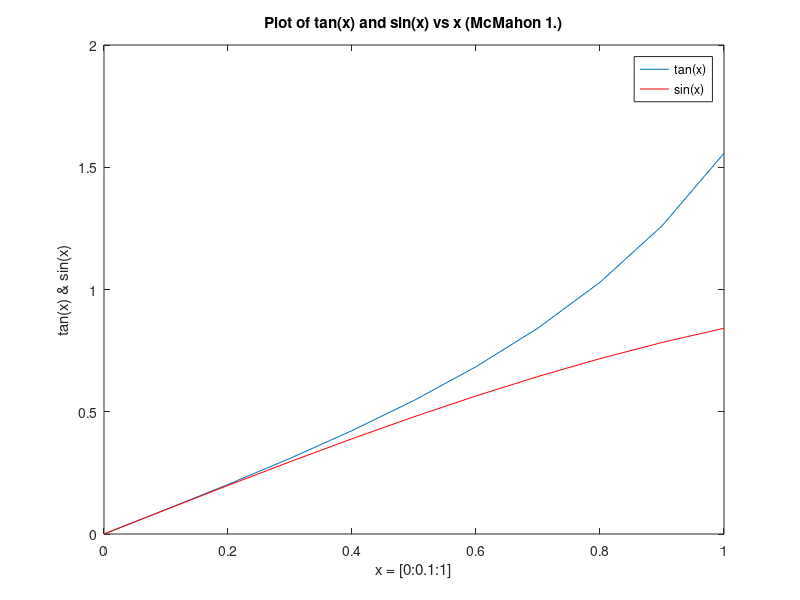
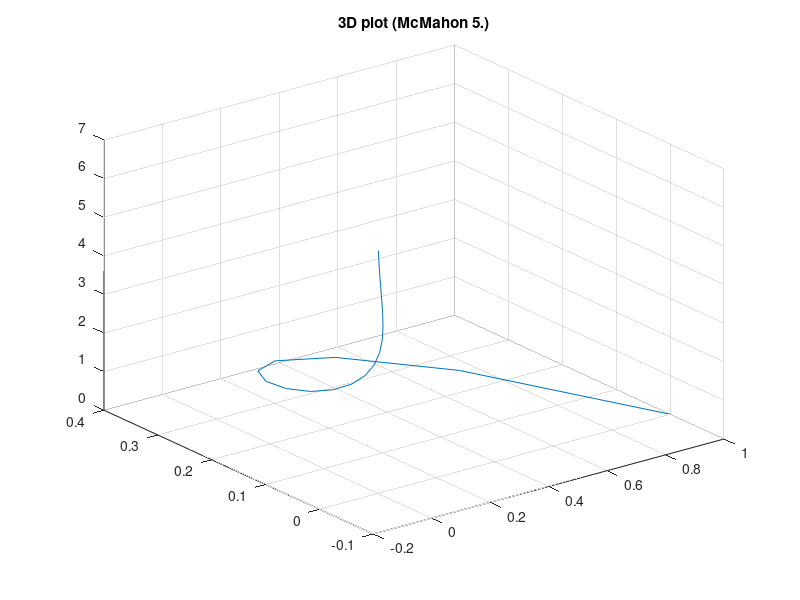
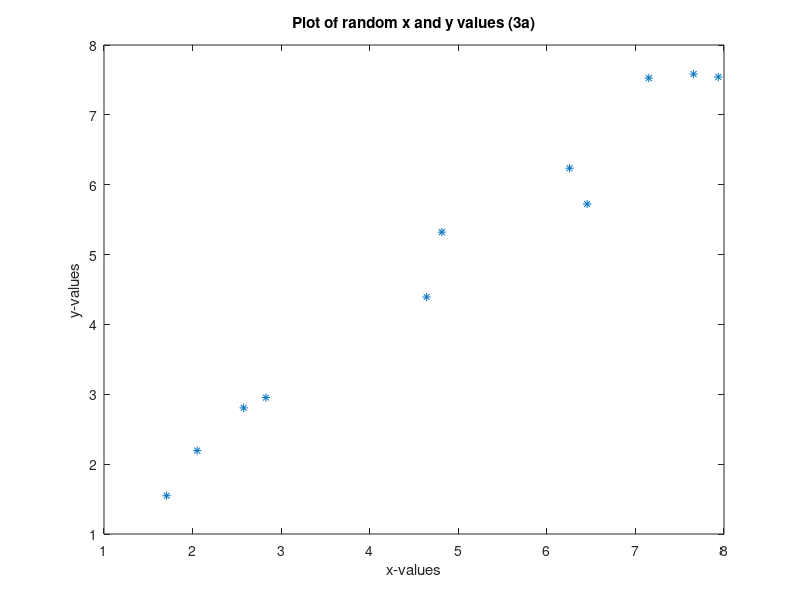
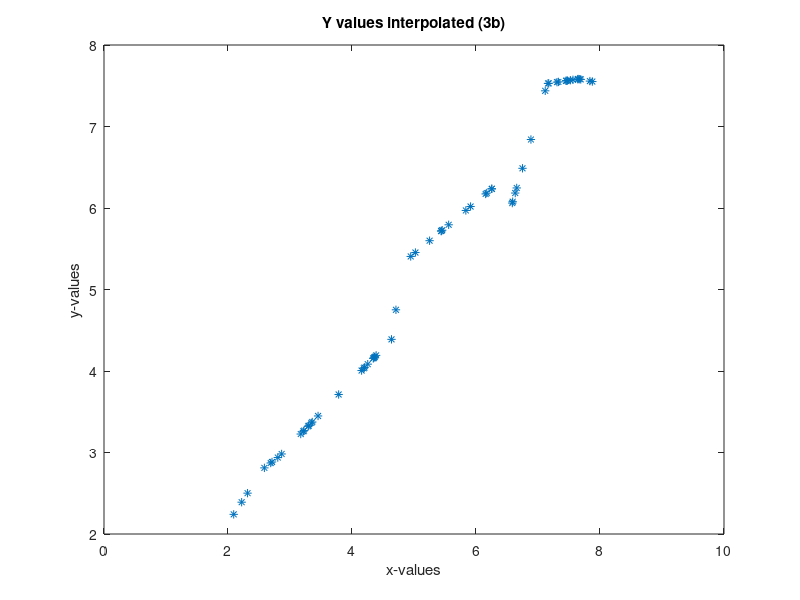

Here is the MATLAB script that generated these plots, in order: (Note: this script raises an error after producing the figures.)
%Exercise set 2 Geov219

%% 1. McMahon Chapter 2

%1.
A=[-1 7 3 2];
a=sum(A.*A);        % sum of array multiplication
MagA = sqrt(a)      %Magnitude of A

%%%%%%%%%%%%%%%%%%%%%%%%%%%%%%%%%%%%%%%%%%%%%%%%%%%%%%%%%%%%%%%%%%%%%%%%%

%2.
A2=[-1+i 7i 3 -2-2i];   % Complex #
At=conj(A2);            % Complex conjugate of A2
a2=sum(At.*A2);
MagA2 = sqrt(a2)

%%%%%%%%%%%%%%%%%%%%%%%%%%%%%%%%%%%%%%%%%%%%%%%%%%%%%%%%%%%%%%%%%%%%%%%%

%3.
v1=[1 2 3];             %Row vector
v2=[1; 2; 3]            %Column vector

%%%%%%%%%%%%%%%%%%%%%%%%%%%%%%%%%%%%%%%%%%%%%%%%%%%%%%%%%%%%%%%%%%%%%%%%

%4.
clear all

A=[1;2;3];
B=[4;5;6];
Ans=A.*B

%%%%%%%%%%%%%%%%%%%%%%%%%%%%%%%%%%%%%%%%%%%%%%%%%%%%%%%%%%%%%%%%%%%%%%%%

%5. Making an identity matrix 5x5
eye(5);

%%%%%%%%%%%%%%%%%%%%%%%%%%%%%%%%%%%%%%%%%%%%%%%%%%%%%%%%%%%%%%%%%%%%%%%%

%6. 
clear all

A=[8 7 11; 6 5 -1; 0 2 -8];
B=[2 1 2; -1 6 4; 2 2 2];

'Array product of A and B ='
A.*B

'Matrix product of A and B ='
A*B

%%%%%%%%%%%%%%%%%%%%%%%%%%%%%%%%%%%%%%%%%%%%%%%%%%%%%%%%%%%%%%%%%%%%%%%%

%7.
clear all

A=[1 2 3; 4 5 6; 7 8 9];
B=[A(3,:);A(3,:);A(2,:)];

%%%%%%%%%%%%%%%%%%%%%%%%%%%%%%%%%%%%%%%%%%%%%%%%%%%%%%%%%%%%%%%%%%%%%%%

%8.
clear all
a=[1 2 3; -4 1 2; 9 -8 -1]; 
b=[12;13;-1];               
c=a\b;      %solution
det(a);     %determinant

%%%%%%%%%%%%%%%%%%%%%%%%%%%%%%%%%%%%%%%%%%%%%%%%%%%%%%%%%%%%%%%%%%%%%%%

%9.
clear all
a=[1 2 3; -4 1 2; 0 9 -8];
b=[1;2;3];
c=a\b;         %Solution

%%%%%%%%%%%%%%%%%%%%%%%%%%%%%%%%%%%%%%%%%%%%%%%%%%%%%%%%%%%%%%%%%%%%%%%

%10.
clear all
a=[1 7 -9; 2 -1 4; 1 1 -7];
b=[12;16;16];
[L, U] = lu(a);
c=U\(L\b);      %Solution, using LU decomposition

%%%%%%%%%%%%%%%%%%%%%%%%%%%%%%%%%%%%%%%%%%%%%%%%%%%%%%%%%%%%%%%%%%%%%%%

%% 2. McMahon Chapter 3

%1.
%INPUT
x=[0:0.1:1];

%COMP
y=tan(x);

%OUTPUT
figure(21)
plot(x,y)
ylabel('tan(x) & sin(x)')
xlabel('x = [0:0.1:1]')
title('Plot of tan(x) and sin(x) vs x (McMahon 1.)')
hold on

%%%%%%%%%%%%%%%%%%%%%%%%%%%%%%%%%%%%%%%%%%%%%%%%%%%%%%%%%%%%%%%%%%%%%%%%%

%2.
%COMP
z=sin(x);

%OUTPUT
plot(x,z,'r')
legend('tan(x)','sin(x)')
hold off

%%%%%%%%%%%%%%%%%%%%%%%%%%%%%%%%%%%%%%%%%%%%%%%%%%%%%%%%%%%%%%%%%%%%%%%%%

%3.
x=[-pi:0.2:pi];
x2=linspace(-pi,pi,100);
x3=linspace(-pi,pi,50);

%%%%%%%%%%%%%%%%%%%%%%%%%%%%%%%%%%%%%%%%%%%%%%%%%%%%%%%%%%%%%%%%%%%%%%%%%

%4.
clear all
x=[-3:0.1:2];
y=[-5:0.1:5];
[xx yy]= meshgrid(x,y);

x2=[-5:0.2:5];
y2=[-5:0.2:5];

[xx2 yy2]=meshgrid(x2,y2);

%%%%%%%%%%%%%%%%%%%%%%%%%%%%%%%%%%%%%%%%%%%%%%%%%%%%%%%%%%%%%%%%%%%%%%%%%
%5.
clear all
t=[0:pi/10:2*pi];
x=exp(-t).*cos(t);
y=exp(-t).*sin(t);
z=t;

figure(22)
plot3(x,y,z)
grid on
title('3D plot (McMahon 5.)')

%%%%%%%%%%%%%%%%%%%%%%%%%%%%%%%%%%%%%%%%%%%%%%%%%%%%%%%%%%%%%%%%%%%%%%%%%

%% 3. 1D interpolation
clear all 

%a)
%INPUT
x=rand(1,11)*10;

%%%%%%%%%%%%%%%%%%%%%%%%%%%%%%%%%%%%%%%%%%%%%%%%%%%%%%%%%%%%%%%%%%%%%%%%

%COMP
z=rand(1,11)+(rand(1,11)-1);
y=x+z;

%%%%%%%%%%%%%%%%%%%%%%%%%%%%%%%%%%%%%%%%%%%%%%%%%%%%%%%%%%%%%%%%%%%%%%%%

%OUTPUT
figure(31)
plot(x,y,'*')
xlabel('x-values')
ylabel('y-values')
title('Plot of random x and y values (3a)')

%%%%%%%%%%%%%%%%%%%%%%%%%%%%%%%%%%%%%%%%%%%%%%%%%%%%%%%%%%%%%%%%%%%%%%%%

%% 3b)  Interp1 interpolation

%INPUT
a=rand(1,101)*10;
b=interp1(x,y,a);       %interp1(X,Y,X1); interpolates to find Y1

%%%%%%%%%%%%%%%%%%%%%%%%%%%%%%%%%%%%%%%%%%%%%%%%%%%%%%%%%%%%%%%%%%%%%%%%

%OUTPUT
figure(32)
plot(a,b,'*')
xlabel('x-values')
ylabel('y-values')
title('Y values interpolated (3b)')

%%%%%%%%%%%%%%%%%%%%%%%%%%%%%%%%%%%%%%%%%%%%%%%%%%%%%%%%%%%%%%%%%%%%%%%%

%% 3c)  Spline interpolation

%INPUT
b2=spline(x,y,a);       %interp1(X,Y,X1); interpolates to find Y1

%%%%%%%%%%%%%%%%%%%%%%%%%%%%%%%%%%%%%%%%%%%%%%%%%%%%%%%%%%%%%%%%%%%%%%%%

%OUTPUT
figure(33)
plot(a,b2,'*')
xlabel('x-values')
ylabel('y-values')
title('Y values interpolated (3c)')

%%%%%%%%%%%%%%%%%%%%%%%%%%%%%%%%%%%%%%%%%%%%%%%%%%%%%%%%%%%%%%%%%%%%%%%%%

%% 3d)
%Assuming that the spline interpolated (b2) results are correct:

%COMP
Abs_err = abs(b2-b);
Rel_err= (abs(b2-b))./(abs(b2));

%%%%%%%%%%%%%%%%%%%%%%%%%%%%%%%%%%%%%%%%%%%%%%%%%%%%%%%%%%%%%%%%%%%%%%%%%

%% 3e) 

%OUTPUT
figure(34)
subplot(2,2,1)
plot(a,b,'*')
xlabel('x-values')
ylabel('y-values')
title('Y values interpolated with interp1 (3e)')

subplot(2,2,2)
plot(a,b2,'*')
xlabel('x-values')
ylabel('y-values')
title('Y values interpolated with spline interpolation')

subplot(2,2,3)
plot(a,Abs_err,'*')
xlabel('x-values')
ylabel('y-values')
title('Absolute error')

subplot(2,2,4)
plot(a,Rel_err,'*')
xlabel('x-values')
ylabel('y-values')
title('Relative error')

%%%%%%%%%%%%%%%%%%%%%%%%%%%%%%%%%%%%%%%%%%%%%%%%%%%%%%%%%%%%%%%%%%%%%%%%%

%% 4. 1D Derivatives
%a)

%INPUT
x=linspace(0,pi,11);
f=sin(x);
N=length(x);

%%%%%%%%%%%%%%%%%%%%%%%%%%%%%%%%%%%%%%%%%%%%%%%%%%%%%%%%%%%%%%%%%%%%%%%%%

%COMP 4a)

for n=1:N-1
    num_der(n)= (f(n+1)-f(n))/(x(n+1)-x(n));
end

%%%%%%%%%%%%%%%%%%%%%%%%%%%%%%%%%%%%%%%%%%%%%%%%%%%%%%%%%%%%%%%%%%%%%%%%

% COMP 4b)
%f(x) = sin(x)
%f'(x) = cos(x)

f_der=cos(x);

%%%%%%%%%%%%%%%%%%%%%%%%%%%%%%%%%%%%%%%%%%%%%%%%%%%%%%%%%%%%%%%%%%%%%%%%

%OUTPUT 4a & 4b

figure(41)
plot(x,f,x(1:10),num_der,x,f_der)
legend('f(x)=sin(x)','Numerical derivative of f(x)','Analytical derivative of f(x)')
xlabel('x-values')
title('f(x) and its numerical and analytical derivative for 11 equidistant points (4a/b)')

%%%%%%%%%%%%%%%%%%%%%%%%%%%%%%%%%%%%%%%%%%%%%%%%%%%%%%%%%%%%%%%%%%%%%%%%%

%% 4c)

%INPUT
x2=linspace(0,pi,101);
f2=sin(x2);
N2=length(x2);

%%%%%%%%%%%%%%%%%%%%%%%%%%%%%%%%%%%%%%%%%%%%%%%%%%%%%%%%%%%%%%%%%%%%%%%%%

%COMP
%Numerical derivative
for n=1:N2-1
    num_der2(n)= (f2(n+1)-f2(n))/(x2(n+1)-x2(n));
end

% Analytical derivative
%f2(x) = sin(x2)
%f2'(x) = cos(x2)

f_der2=cos(x2);

%%%%%%%%%%%%%%%%%%%%%%%%%%%%%%%%%%%%%%%%%%%%%%%%%%%%%%%%%%%%%%%%%%%%%%%%%

%OUTPUT

figure(42)
plot(x2,f2,x2(1:100),num_der2,x2,f_der2)
legend('f(x)=sin(x)','Numerical derivative of f(x)','Analytical derivative of f(x)')
xlabel('x-values')
title('f(x) and its numerical and analytical derivative for 101 equidistant points (4c)')

%%%%%%%%%%%%%%%%%%%%%%%%%%%%%%%%%%%%%%%%%%%%%%%%%%%%%%%%%%%%%%%%%%%%%%%%%

%% 4d) Assuming the analytical derivative is correct:

%COMP
abs_err_4c=abs(f_der2(1:100)-num_der2);
rel_err_4c=abs((f_der2(1:100)-num_der2)./(f_der2(1:100)));

%%%%%%%%%%%%%%%%%%%%%%%%%%%%%%%%%%%%%%%%%%%%%%%%%%%%%%%%%%%%%%%%%%%%%%%%%

%OUTPUT
figure(43)
subplot(2,2,1)
plot(x2(1:100),num_der2)
title('Numerical derivative for f(x) at 101 equidistant points (4d)')
xlabel('x-values')
ylabel('Num derivative of f(x)')

subplot(2,2,2)
plot(x2,f_der2)
title('Analytical derivative for f(x) at 101 equidistant points')
xlabel('x-values')
ylabel('Analytical derivative of f(x)')

subplot(2,2,3)
plot(x2(1:100),abs_err_4c)
xlabel('x-values')
ylabel('y-values')
title('Absolute error')

subplot(2,2,4)
plot(x2(1:100),rel_err_4c)
xlabel('x-values')
ylabel('y-values')
title('Relative error')

%%%%%%%%%%%%%%%%%%%%%%%%%%%%%%%%%%%%%%%%%%%%%%%%%%%%%%%%%%%%%%%%%%%%%%%%

%% 4e)

%INPUT
x=linspace(0,pi,101);
h=pi/101;

%%%%%%%%%%%%%%%%%%%%%%%%%%%%%%%%%%%%%%%%%%%%%%%%%%%%%%%%%%%%%%%%%%%%%%%%

%COMP
f=sin(x);
f_der=diff(f)/h;

%%%%%%%%%%%%%%%%%%%%%%%%%%%%%%%%%%%%%%%%%%%%%%%%%%%%%%%%%%%%%%%%%%%%%%%%

%OUTPUT
figure(44)
plot(x(1:100),f_der,x,f,x,f_der2) %x(1:100) = forward differentiation
title('Matlabs numerical derivative (diff) of sin(x)')
xlabel('x = 0:pi')
ylabel('Derivative of sin(x)')
legend('Numerical derivative of f(x), using diff','f(x)','Analytical derivative of f(x)')

%%%%%%%%%%%%%%%%%%%%%%%%%%%%%%%%%%%%%%%%%%%%%%%%%%%%%%%%%%%%%%%%%%%%%%%%

% Matlabs diff command gives a very similar result as the numerical 
% derivative with 101 points. The diff command and the nummerical 
% derivative with 101 points is both quite similar to the analytical
% derivative, and give a good approximation. The derivative
% using only 11 points is not as precise as the two others and gives a 
% poorer approximation.

%%%%%%%%%%%%%%%%%%%%%%%%%%%%%%%%%%%%%%%%%%%%%%%%%%%%%%%%%%%%%%%%%%%%%%%%

%% 6. 2D interpolation

% 6a) On paper

% 6b) On paper

%%%%%%%%%%%%%%%%%%%%%%%%%%%%%%%%%%%%%%%%%%%%%%%%%%%%%%%%%%%%%%%%%%%%%%%

%% 6c) 

%INPUT
x1=4;
x2=20;
y1=5;
y2=2;
x=5;
y=10;
x0=2;
y0=5;

%%%%%%%%%%%%%%%%%%%%%%%%%%%%%%%%%%%%%%%%%%%%%%%%%%%%%%%%%%%%%%%%%%%%%%%%

%COMP
%Calculating the 4 points to interpolate between
v_11= x1 + exp(-(((x1-x0).^2)+(y1-y0).^2)); % 1. point v_11(x1,y1)
v_21= x2 + exp(-(((x2-x0).^2)+(y1-y0).^2)); % 2. point v_21(x2,y1)
v_12= x1 + exp(-(((x1-x0).^2)+(y2-y0).^2)); % 3. point v_12(x1,y2)
v_22= x2 + exp(-(((x2-x0).^2)+(y2-y0).^2)); % 4. point v_22(x2,y2)

%Calculating the interpolation, part by part
term1= 1/((y2-y1)*(x2-x1));

term_v11=v_11.*(x2-x).*(y2-y);
term_v21=v_21.*(x-x1).*(y2-y);
term_v12=v_12.*(x2-x).*(y-y1);
term_v22=v_22.*(x-x1).*(y-y1);

%%%%%%%%%%%%%%%%%%%%%%%%%%%%%%%%%%%%%%%%%%%%%%%%%%%%%%%%%%%%%%%%%%%%%%%%

%OUTPUT
%Interpolated velocity
v_P= term1*(term_v11 + term_v21 + term_v12 + term_v22)

%%%%%%%%%%%%%%%%%%%%%%%%%%%%%%%%%%%%%%%%%%%%%%%%%%%%%%%%%%%%%%%%%%%%%%%%

%% 6d)

%INPUT
load marmousi.txt

%Defining x and z coordinates in meter
dx=24;
x=(0:dx:9192); %m
z=(0:dx:2904); 

% x and z for interpolated model
dx2=12;
x2=(0:dx2:9192); 
z2=(0:dx2:2904); 

%Defining meshgrids
[X,Z]=meshgrid(x,z);        %Original model
[X2,Z2]=meshgrid(x2,z2);    %Interpolated model

%Reshaping the marmousi model
mar=reshape(marmousi,122,384); 

%Location of the chosen 1D velocity profile
loc=mar(1:122,100);

%%%%%%%%%%%%%%%%%%%%%%%%%%%%%%%%%%%%%%%%%%%%%%%%%%%%%%%%%%%%%%%%%%%%%%%

%COMP
v_int=interp2(X,Z,mar,X2,Z2);   %Interpolating marmousi
loc_int=v_int(:,100);           %Interpolated marmousi values for chosen location

%%%%%%%%%%%%%%%%%%%%%%%%%%%%%%%%%%%%%%%%%%%%%%%%%%%%%%%%%%%%%%%%%%%%%%%%

%OUTPUT
figure(61)
subplot(1,3,1)
stairs(loc, z)
axis ij
title('Original 1D velocity profile')
xlabel('Velocity (m)')
ylabel('Depth (m)')

subplot(1,3,2)
stairs(loc_int,z2)
axis ij
title('Interpolated 1D velocity profile, using command interp2')
xlabel('Velocity (m)')
ylabel('Depth (m)')


%%%%%%%%%%%%%%%%%%%%%%%%%%%%%%%%%%%%%%%%%%%%%%%%%%%%%%%%%%%%%%%%%%%%%%%%

% 6e)

%COMP
v_spline=interp2(X,Z,mar,X2,Z2,'spline'); %interpolation marmousi using the spline method
loc_spline=v_spline(:,100);               %spline interpolated marmousi values for chosen location

%%%%%%%%%%%%%%%%%%%%%%%%%%%%%%%%%%%%%%%%%%%%%%%%%%%%%%%%%%%%%%%%%%%%%%%%

%OUTPUT
subplot(1,3,3)
stairs(loc_spline,z2)
axis ij
title('Interpolated 1D velocity profile, using command interp2 with spline method ')
xlabel('Velocity (m)')
ylabel('Depth (m)')

%%%%%%%%%%%%%%%%%%%%%%%%%%%%%%%%%%%%%%%%%%%%%%%%%%%%%%%%%%%%%%%%%%%%%%%%

%% 6f)

%Assuming the spline interpolation is the correct one

%COMP
abs_err_6f=abs(loc_spline-loc_int);
rel_err_6f=abs(loc_spline-loc_int)./(abs(loc_spline))*100;

%%%%%%%%%%%%%%%%%%%%%%%%%%%%%%%%%%%%%%%%%%%%%%%%%%%%%%%%%%%%%%%%%%%%%%%%

%OUTPUT
figure(62)
subplot(2,2,1)
plot(abs_err_6f,z2)
axis ij
title('Absolute error')
xlabel('Absolute error')
ylabel('Depth (m)')

subplot(2,2,2)
stairs(loc_spline,z2)
axis ij
title('Interpolated 1D velocity profile, using command interp2 with spline method ')
xlabel('Velocity (m)')
ylabel('Depth (m)')

subplot(2,2,3)
plot(rel_err_6f,z2)
axis ij
title('Relative error')
xlabel('Relative error')
ylabel('Depth (m)')

subplot(2,2,4)
stairs(loc_int,z2)
axis ij
title('Interpolated 1D velocity profile, using command interp2')
xlabel('Velocity (m)')
ylabel('Depth (m)')

%%%%%%%%%%%%%%%%%%%%%%%%%%%%%%%%%%%%%%%%%%%%%%%%%%%%%%%%%%%%%%%%%%%%%%%%

% 6g) It seems that both the absolute error and the relative error is
% greater where the velocity is greater

%%%%%%%%%%%%%%%%%%%%%%%%%%%%%%%%%%%%%%%%%%%%%%%%%%%%%%%%%%%%%%%%%%%%%%%%

%% 7. 2D Derivatives
clear all
close all

% 7a)
%INPUT
%Defining x and y values
x=[-1:0.1:1];
y=[-2:0.1:2];
x0=0;
y0=0;

%Defining the meshgrid
[X,Y]=meshgrid(x,y);

%%%%%%%%%%%%%%%%%%%%%%%%%%%%%%%%%%%%%%%%%%%%%%%%%%%%%%%%%%%%%%%%%%%%%%%%%

%COMP
v=X+exp(-(((X-x0).^2)+(Y-y0).^2));

%%%%%%%%%%%%%%%%%%%%%%%%%%%%%%%%%%%%%%%%%%%%%%%%%%%%%%%%%%%%%%%%%%%%%%%%

%OUTPUT
figure(71);
subplot(2,1,1);
imagesc(x,y,v);
xlabel('x-coordinates')
ylabel('y-coordinates')
colorbar
ylabel(colorbar,'Velocity')

subplot(2,1,2);
surf(X,Y,v)
xlabel('x-coordinates')
ylabel('y-coordinates')
zlabel('Velocity')

figure(72)          %surf and imagesc will not plot nicely together in subplot
imagesc(x,y,v)
colorbar
xlabel('x-coordinates')
ylabel('y-coordinates')
ylabel(colorbar,'Velocity')

figure(73)
surf(X,Y,v)
xlabel('x-coordinates')
ylabel('y-coordinates')
zlabel('Velocity')

%%%%%%%%%%%%%%%%%%%%%%%%%%%%%%%%%%%%%%%%%%%%%%%%%%%%%%%%%%%%%%%%%%%%%%%%%

%% 7b

%INPUT
%Defining x and y values
x=[-1:0.1:1];
y=[-2:0.1:2];
x0=0;
y0=0;

%Defining the meshgrid
[X,Y]=meshgrid(x,y);

%%%%%%%%%%%%%%%%%%%%%%%%%%%%%%%%%%%%%%%%%%%%%%%%%%%%%%%%%%%%%%%%%%%%%%%%%

%COMP
%Because xo=0 and y0=0, v is given as:
%v= X + exp(-(X.^2+Y.^2));

%Analytical derivative of v:
v_der_x= 1 - 2.*X.*(exp(-(X.^2+Y.^2)));     %With respect to X
v_der_y= - 2.*Y.*(exp(-(X.^2+Y.^2)));       %With respect to Y

%%%%%%%%%%%%%%%%%%%%%%%%%%%%%%%%%%%%%%%%%%%%%%%%%%%%%%%%%%%%%%%%%%%%%%%%%

%OUTPUT
figure(74)
subplot(2,2,1)
surf(X,Y,v_der_x)
title('Analytical derivative, with respect to X')
xlabel('X coordinates')
ylabel('Y coordinates')
zlabel('Velocity')

subplot(2,2,2)
surf(X,Y,v_der_y)
title('Analytical derivative, with respect to Y')
xlabel('X coordinates')
ylabel('Y coordinates')
zlabel('Velocity')

%%%%%%%%%%%%%%%%%%%%%%%%%%%%%%%%%%%%%%%%%%%%%%%%%%%%%%%%%%%%%%%%%%%%%%%%

%7c)

%INPUT
syms X Y      %Defining X and Y as symbols to do partial derivatives with diff
v=inline('X + exp(-((X).^2+(Y).^2))','X','Y');  %Defines v as a function of 'X' and 'Y'
der_vx=inline(diff(v(X,Y),X),'X','Y');          %Using diff to calculate derivative 
der_vy=inline(diff(v(X,Y),Y),'X','Y');          %with respect to X and then Y

[X,Y]=meshgrid(x,y);

%%%%%%%%%%%%%%%%%%%%%%%%%%%%%%%%%%%%%%%%%%%%%%%%%%%%%%%%%%%%%%%%%%%%%%%%

%OUTPUT
subplot(2,2,3)
surf(X,Y,der_vx(X,Y))       %Plotting the derivative with respect to X for all values of X and Y
title('Numerical derivative, with respect to X')
xlabel('X coordinates')
ylabel('Y coordinates')
zlabel('Velocity')

subplot(2,2,4)
surf(X,Y,der_vy(X,Y))       %Plotting all the derivative with respect to Y for all values of X and Y
title('Numerical derivative, with respect to Y')
xlabel('X coordinates')
ylabel('Y coordinates')
zlabel('Velocity')

%%%%%%%%%%%%%%%%%%%%%%%%%%%%%%%%%%%%%%%%%%%%%%%%%%%%%%%%%%%%%%%%%%%%%%%%%

%% 7d)

%COMP
syms X Y
der2_vx=inline(diff(der_vx(X,Y),X),'X','Y')         %Using diff to calculate 2. derivative 
                                                    %with respect to X
                                                
%%%%%%%%%%%%%%%%%%%%%%%%%%%%%%%%%%%%%%%%%%%%%%%%%%%%%%%%%%%%%%%%%%%%%%%%

% 7e)

%COMP
der2_vy=inline(diff(der_vy(X,Y),Y),'X','Y')        %Using diff to calculate 2. derivative 
                                                   %with respect to Y 

%%%%%%%%%%%%%%%%%%%%%%%%%%%%%%%%%%%%%%%%%%%%%%%%%%%%%%%%%%%%%%%%%%%%%%%%

% 7f)

%INPUT
x = [-1:0.1:1];
y = [-2:0.1:2];
x0 = 0;
y0 = 0;

[X,Y] = meshgrid(x,y);

%%%%%%%%%%%%%%%%%%%%%%%%%%%%%%%%%%%%%%%%%%%%%%%%%%%%%%%%%%%%%%%%%%%%%%%%

%COMP
v = X + (exp(-((X-x0).^2 + (Y-y0).^2)));
L = 4*del2(v,0.1,0.1);
Laplacian = sum(sum(L));

L_de=der2_vx(X,Y)+der2_vy(X,Y);
Laplacian_de=sum(sum(L_de));

%%%%%%%%%%%%%%%%%%%%%%%%%%%%%%%%%%%%%%%%%%%%%%%%%%%%%%%%%%%%%%%%%%%%%%%

%OUTPUT
'del2 command yields:'
Laplacian

'Using exercise 7d and 7e yields:'
Laplacian_de




